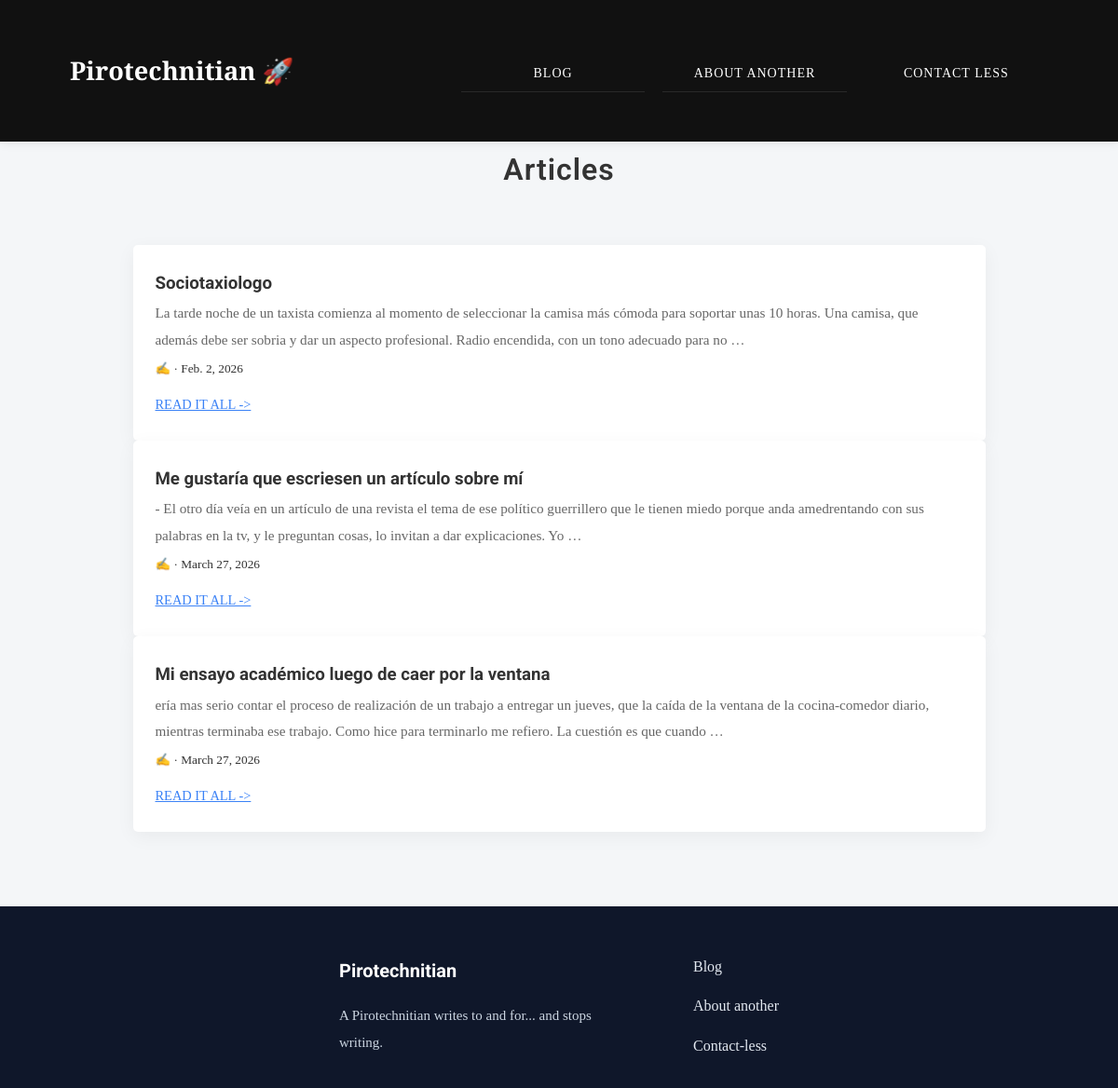
Before: / with the older database file.
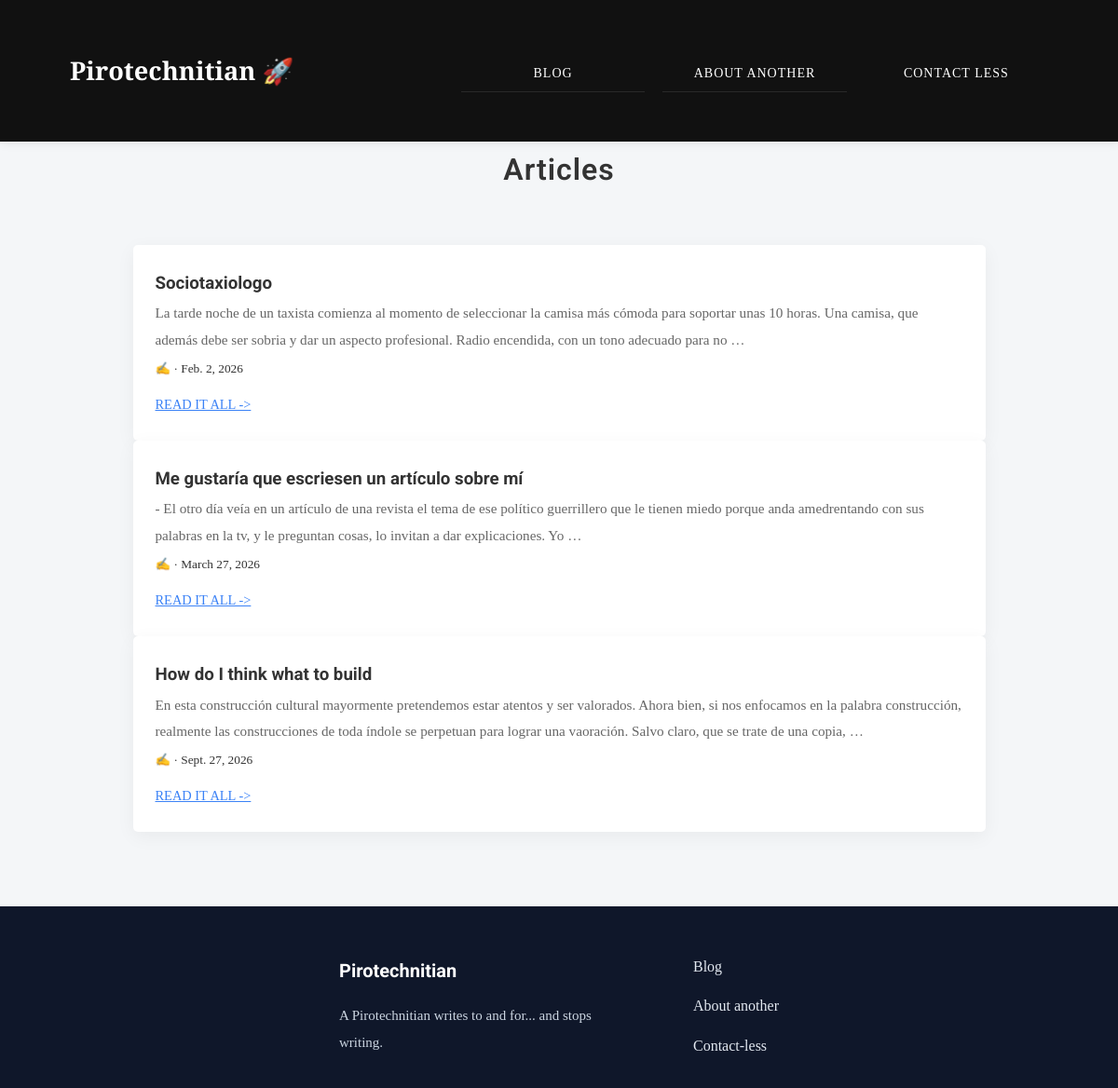
After: the same page with the newer database file.
### blog/models.py (models this page shows, shortened)
class Article(models.Model):
    title = models.CharField(max_length=200)
    slug = models.SlugField(unique=True, blank=True)
    content = models.TextField()
    image = models.ImageField(
        upload_to='articles/',
        blank=True,
        null=True)
    created_at = models.DateTimeField(auto_now_add=True)
    """ author = models.CharField(max_length=100)
    is_published = models.BooleanField(default=True) """

### blog/views.py (the view)
# urls.py: path('', views.article_list, name='article_list'),
def article_list(request):
    articles = Article.objects.all()
    return render(request, 'blog/article_list.html', {
        'articles': articles
    })

### blog/templates/blog/article_list.html (shortened to what this page needs)
{% extends 'blog/base.html' %}
{% block content %}
    <h1 class="page-title">Articles</h1>
<div class="container">
    {% for article in articles %}
        <article class="card">
            <h3>
                <a href="{% url 'article_detail' article.slug %}" class="card-link">
                    {{ article.title }}
                </a>
            </h3>
            <p>{{ article.content|truncatewords:40 }}</p>
            <small>✍️ {{ article.author }} · {{ article.created_at|date:"N j, Y" }}</small>
            <br>
            <a href="{% url 'article_detail' article.slug %}" class="read-more">Read it all -></a>
        </article>
    {% empty %}
        <p>No hay artículos todavía.</p>
    {% endfor %}
    </div>
{% endblock %}

### blog/templates/blog/base.html (shortened to what this page needs)
<!DOCTYPE html>
<html lang="es">
<head>
    {% load static %}
    <link rel="stylesheet" href="{% static 'blog/css/style.css' %}">
</head>
<body>
    <nav class="navbar">
        <div class="container nav-content">
            <div class="logo">
                <a href="/">Pirotechnitian 🚀</a>
            </div>
            <ul class="nav-links" id="nav-links">
                <li><a href="#">Blog</a></li>
                <li><a href="#">About another</a></li>
                <li><a href="#">Contact less</a></li>
            </ul>
        </div>
    </nav>
    <main class="container">
        {% block content %}{% endblock %}
    </main>
    <footer class="footer">
        <div class="footer-container">
            <div class="footer-brand">
                <h3>Pirotechnitian</h3>
                <p>A Pirotechnitian writes to and for... and stops writing.</p>
            </div>
            <div class="footer-links">
                <a href="#">Blog</a>
                <a href="#">About another</a>
                <a href="#">Contact-less</a>
            </div>
    </footer>
</body>
</html>

### blog/static/blog/css/style.css (style rules this page uses)
* { margin: 0; padding: 0; box-sizing: border-box; }
ul { list-style: none; margin: 0; padding: 0; }
:root { --light-blue-hover: #3b82f6; --light-background: #b7cdf0; --main-font-color: #333; }
body { font-family: "Arvo", serif; background-color: #f4f6f8; color: #333; line-height: 1.9; }
h1, h2, h3 { font-family: "Roboto", sans-serif; }
p { color: #666; font-size: 0.95rem; font-weight: 300; font-family: "Arvo", serif; }
.container { width: 90%; max-width: 1100px; margin: 0 auto; padding: 0 15px; }
.navbar { background: #111; padding: 1rem 0; position: sticky; top: 0; z-index: 1000; box-shadow: 0 2px 10px rgba(0, 0, 0, 0.08); }
.nav-content { display: flex; height: 120px; justify-content: space-between; align-items: center; font-size: 1.5rem; gap: 15px; }
.logo a { color: white; font-size: 1.7rem; font-weight: bold; text-decoration: none; }
.nav-links { list-style: none; position: fixed; top: 0; left: 0; width: 100%; height: 100vh; background: #111; display: flex; flex-direction: column; justify-content: center; align-items: center; gap: 1.5rem; opacity: 0; visibility: hidden; transform: translateY(-20px); transition: opacity 0.4s ease, transform 0.4s ease, visibility 0.4s; }
.nav-links li { width: 100%; text-align: center; list-style: none; }
.nav-links li:last-child { border-bottom: none; }
.nav-links a { font-size: 1.4rem; font-weight: 300; color: white; text-decoration: none; text-transform: capitalize; letter-spacing: 1px; transition: 0.3s ease; }
main { padding: 2rem 0; }
.page-title { margin-bottom: 40px; font-size: 24px; text-align: center; font-weight: 600; letter-spacing: 1px; }
.card { background: white; padding: 1.5rem; border-radius: 5px; box-shadow: 0 5px 20px rgba(0, 0, 0, 0.05); transition: 0.3s; }
.card-link { text-decoration: none; color:inherit; display: block; }
.read-more { display: inline-block; color: var(--light-blue-hover); font-family: "Arvo", serif; font-size: 0.9rem; font-weight: 300; text-transform: uppercase; margin-top: 10px; transition: 0.3s; }
.footer { background: #0f172a; color: #e2e8f0; padding: 50px 0 30px 0; margin-top: 80px; }
.footer-container { width: 90%; max-width: 1100px; margin: auto; display: flex; flex-direction: column; align-items: center; gap: 40px; text-align: center; }
.footer-brand h3 { font-size: 20px; margin-bottom: 15px; color: white; }
.footer-brand p { font-size: 15px; color: #cbd5e1; max-width: 300px; }
.footer-links { display: flex; flex-direction: column; gap: 12px; }
.footer-links a { font-size: 16px; color: #e2e8f0; text-decoration: none; font-weight: 500; transition: all 0.2s ease; }
@media (min-width: 768px) { .nav-content { flex-direction: row; justify-content: space-between; } }
@media (min-width: 768px) { .nav-links { position: static; height: auto; width: 60%; background: none; list-style: none; flex-direction: row; gap: 1.2rem; opacity: 1; visibility: visible; transform: none; max-height: none; } }
@media (min-width: 768px) { .nav-links a { font-size: 14px; font-weight: 300; text-transform:uppercase; } }
@media (min-width: 768px) { .nav-links li { width: 100%; text-align: center; border-bottom: 1px solid rgba(255,255,255,0.1); } }
@media (min-width: 768px) { main { padding: 3rem 0; } }
@media (min-width: 768px) { .page-title { font-size: 32px; margin-bottom: 50px; } }
@media (min-width: 768px) { .footer-container { flex-direction: row; justify-content: center; align-items: flex-start; gap: 80px; text-align: left; } }

Changed rows visible on the page:
removed Article: title "Mi ensayo académico luego de caer por la ventana", content "ería mas serio contar el proceso de realización de un trabajo a entregar un jueves, que la caída de la ventana de la cocina-comedor diario, mientras terminaba ese trabajo. Como hice para terminarlo me refiero. La cuestión es que cuando …", created_at "March 27, 2026"
added Article: title "How do I think what to build", content "En esta construcción cultural mayormente pretendemos estar atentos y ser valorados. Ahora bien, si nos enfocamos en la palabra construcción, realmente las construcciones de toda índole se perpetuan para lograr una vaoración. Salvo claro, que se trate de una copia, …", created_at "Sept. 27, 2026"
